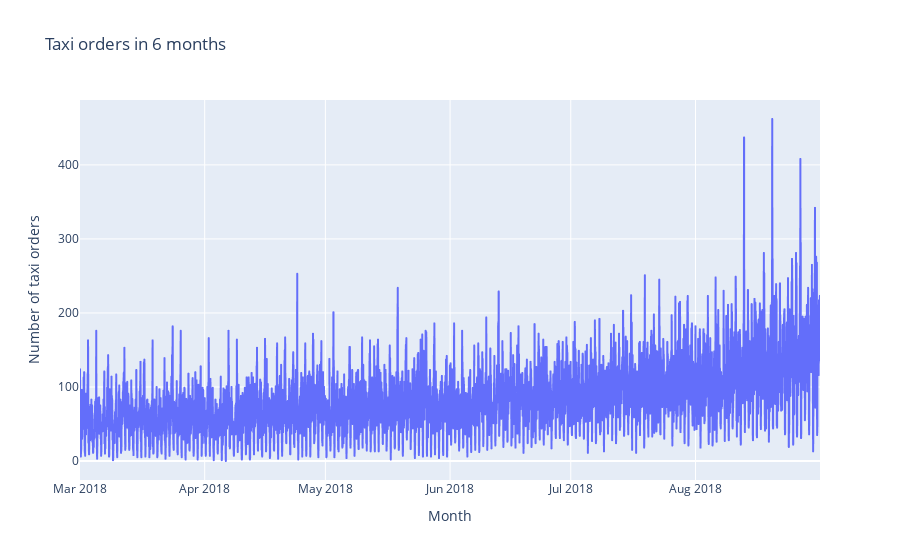

Here is the notebook cell this chart was saved with:
### Markdown cell above
Checking if the time series is stationary.  
A stationary time series is one that shows no trends, or seasonality.

### Code cell
fig = px.line(df['num_orders'], x=df.index, y="num_orders", title='Taxi orders in 6 months')
fig.update_layout(xaxis_title='Month', yaxis_title='Number of taxi orders')

### Figure 1 — Plotly figure (JSON) as saved in the notebook; plotly's stock layout.template omitted (floating-point values rounded to 4 significant figures; data arrays with more than 128 entries replaced by an {"elided": "..."} marker saying what was removed)
{"data": [{"hovertemplate": "datetime=%{x}<br>num_orders=%{y}<extra></extra>", "legendgroup": "", "line": {"color": "#636efa", "dash": "solid"}, "marker": {"symbol": "circle"}, "mode": "lines", "name": "", "showlegend": false, "type": "scattergl", "x": {"elided": "4416 str values"}, "xaxis": "x", "y": {"elided": "4416 int values"}, "yaxis": "y"}], "layout": {"legend": {"tracegroupgap": 0}, "title": {"text": "Taxi orders in 6 months"}, "xaxis": {"anchor": "y", "domain": [0, 1], "title": {"text": "Month"}}, "yaxis": {"anchor": "x", "domain": [0, 1], "title": {"text": "Number of taxi orders"}}}}
